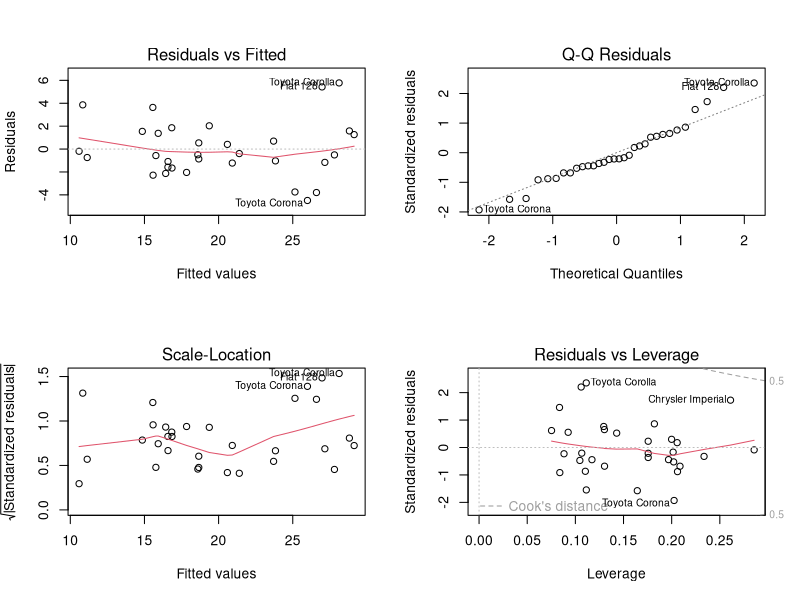

R code for this plot:
## ---- chunk 1
data(mtcars);head(mtcars);
## ---- chunk 2
mtcars$am <- factor(mtcars$am)
mtcars$cyl <- factor(mtcars$cyl)
## ---- chunk 3
fit1 <- lm(mpg~am-1, data=mtcars); summary(fit1)$coef
## ---- chunk 4
fit2 <- lm(mpg~am+wt-1, data=mtcars); summary(fit2)$coef
## ---- chunk 5
fit3 <- lm(mpg~am+wt+cyl-1, data=mtcars); summary(fit3)$coef
## ---- chunk 6
par(mfrow=c(2,2));plot(fit3)
